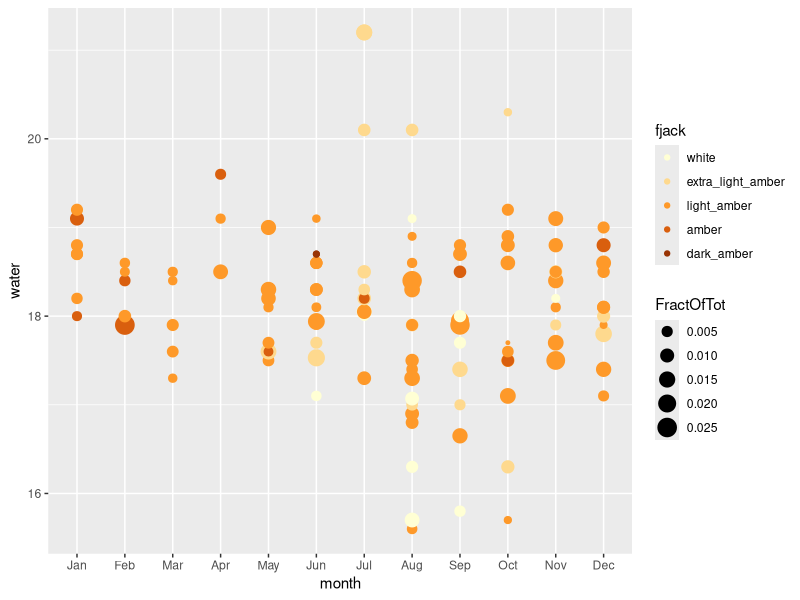
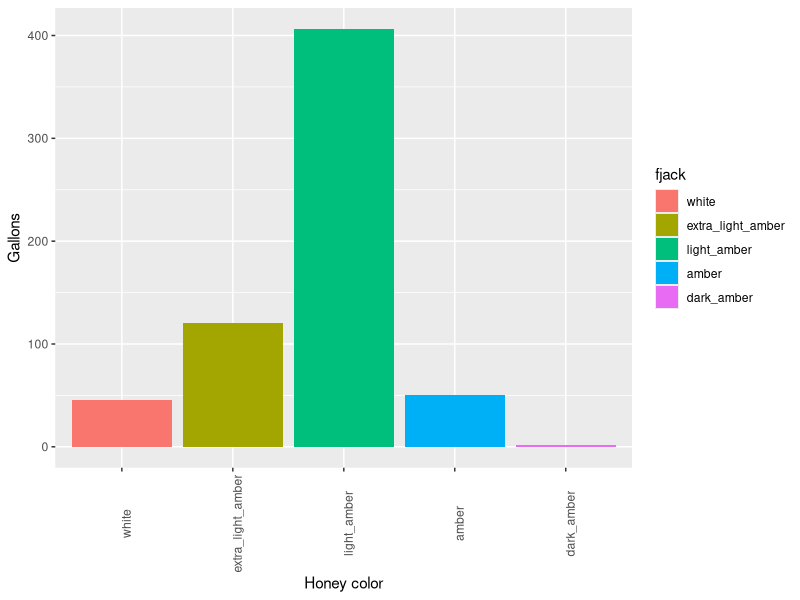
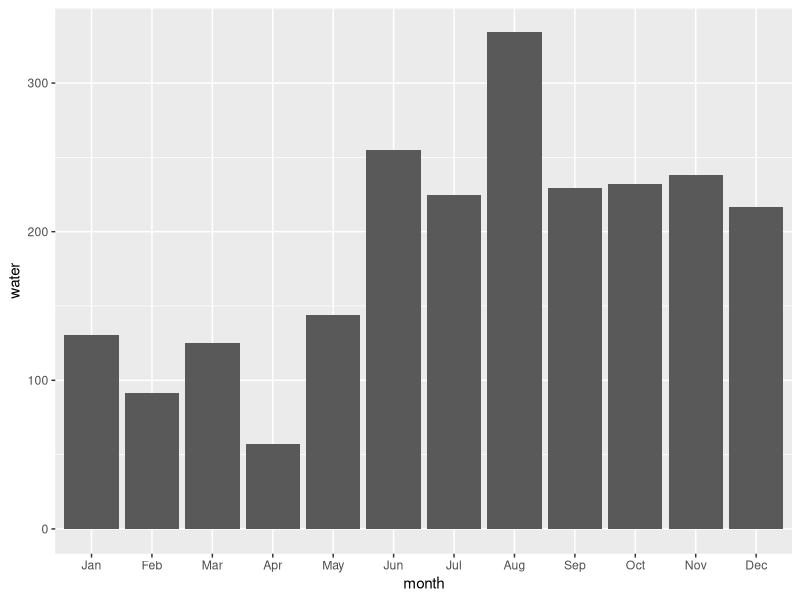

Source code (R) for these figures, in order:


library(dplyr)
library(ggplot2)
library(R.utils)
library(lubridate)
library(lattice)
library(RColorBrewer)

data <-read.csv("HoneyData.csv", sep =",")
#clean up messy file
print(names(data))
colnames(data) <- c("date","gallons","water","color","X", "X.1","X.2","X.3","X.4","X.5")
data <- data %>% select(c("date","gallons","water","color"))
colnames(data)<-c("date","gallons","water","hcolor")
str(data)

data$date <- parse_date_time(data$date,"mdy")


#349FE4
hcolorsPal <- brewer.pal(5,"YlOrBr")
honeyColors <-colorRampPalette(hcolorsPal)
jackNames = c("white","extra_light_amber",
              "light_amber","amber","dark_amber")
jackNamesRev = c("dark_amber","amber",
                 "light_amber","extra_light_amber","white")
colorNames <- function(mm){
      jack <- NA
      if (is.na(mm)) {jack <- NA
      } else if(mm >= 0 & mm < 34) {jack <- "white"
      } else if(mm >= 34 & mm <50) {jack <- "extra_light_amber"
      } else if(mm >= 50 & mm <85) {jack <- "light_amber"
      } else if(mm >= 85 & mm <114) {jack <- "amber"
      } else if(mm >= 114) {jack <- "dark_amber"
      } else {jack <- NA}
      return(jack)}

#extra light amber (34+ to  50 mm)  
#light amber (50+ to 85 mm)  
#amber (85+ to 114 mm)
#dark amber (114+ mm
#"YlOrBr" or "Oranges"

totgal2 <- na.omit(data) %>% select(gallons) %>% sum
totgalmeas <- data %>% select(gallons) %>% sum
data2 <- na.omit(data) %>%
      mutate(FractOfTot = gallons/totgal2) %>%
   mutate(month = month(date,label=TRUE,abbr=TRUE))%>%
   mutate(year = year(date))

data2$jack <-unlist(lapply(data2$hcolor, colorNames))
data2 <- data.frame(data2)
print(str(data2))

colordist <- data2 %>% 
      group_by(jack) %>%
      summarize(eaColor = sum(gallons))

waterdist<- data2 %>% 
   group_by(month) %>%
   summarize(sumWater = sum(gallons))


data3 <- data2 %>%arrange(hcolor) %>%
   mutate(fjack = factor(jack,levels = jackNames))

p1 <- ggplot(data3, aes(x=fjack,y = gallons)) +
   geom_col(aes(fill = fjack))+
   theme(axis.text.x =element_text(angle = 90))+
   xlab("Honey color")+
   ylab("Gallons")

#+
#   scale_fill_brewer(palette = "YlOrRd")
png(filename = "plot1.png")
print(p1)
dev.off()

#You need to include stat=identity, which is basically telling ggplot2 you will
#provide the y-values for the barplot, rather than counting the aggregate number
#of rows for each x value, which is the default stat=count.stat="identity",position = "stack".
#Alternatively, use geom_col

data4 <- data3 %>%arrange(water)
p2 <- ggplot(data3, aes(x= month, y= water))+
   geom_col(aes(fill = ))


ggplot(data4, aes(x= month,water))+ 
   geom_point(aes(color = fjack, size = FractOfTot))+
   scale_color_manual(values=hcolorsPal)+
   geom_smooth(method = "lm")

png(filename = "plot2.png")
print(p2)
dev.off()


waterdistbymonth <- data3 %>% 
   group_by(month)%>%
   summarize(waterav = mean(water))





                
